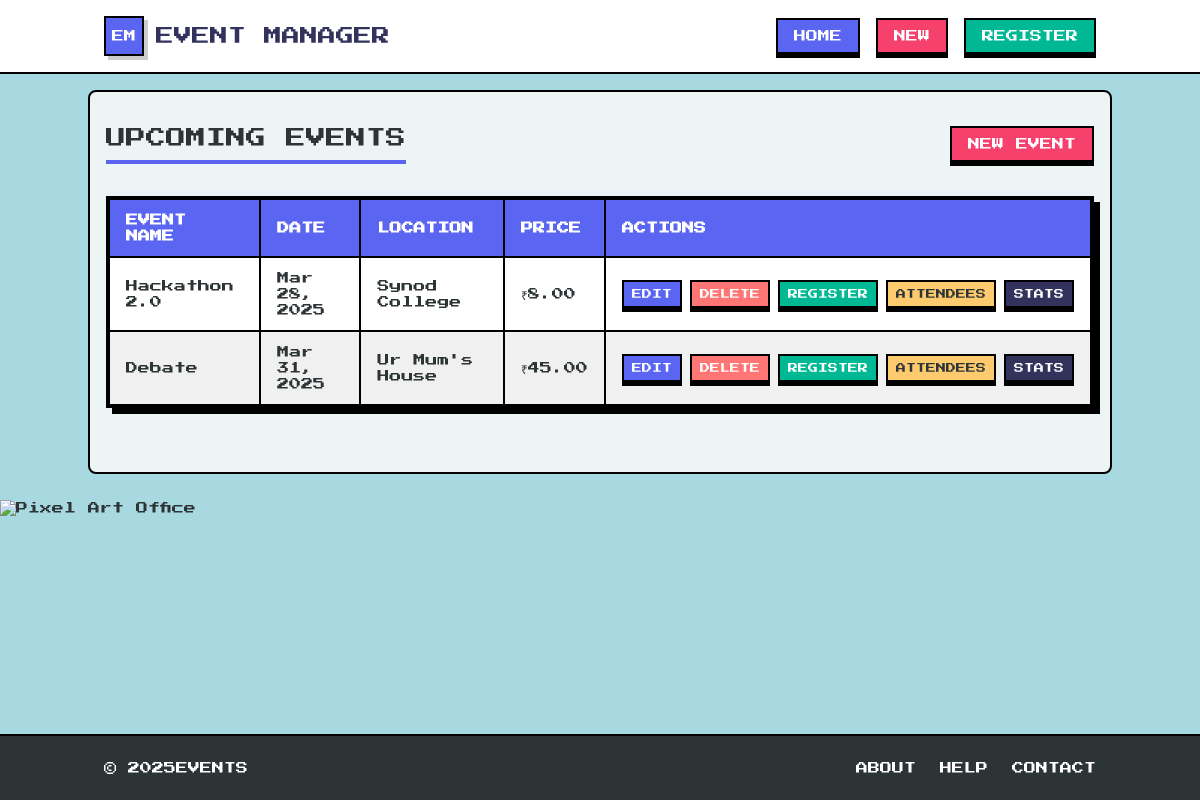
Before: / with the older database file.
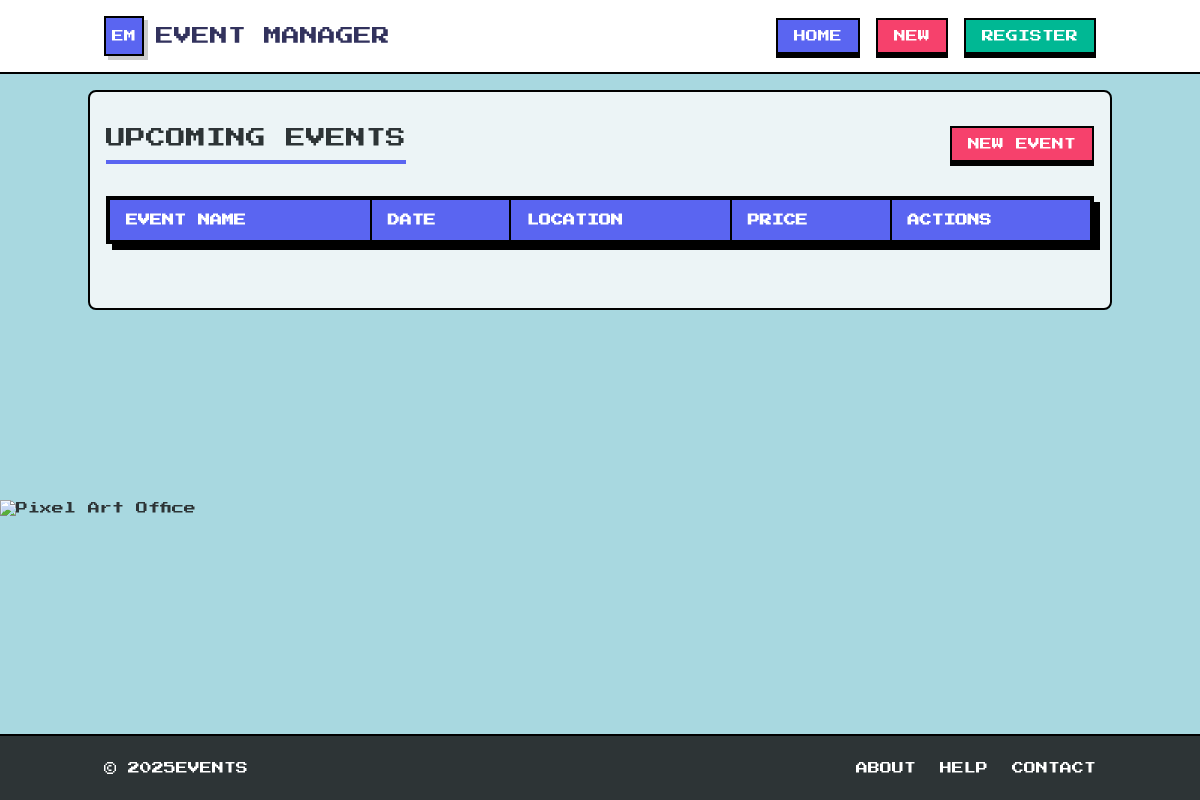
After: the same page with the newer database file.
### tables this page shows
CREATE TABLE `events` (
  `event_id` int(11) NOT NULL,
  `event_name` varchar(255) NOT NULL,
  `event_description` text DEFAULT NULL,
  `event_date` datetime NOT NULL,
  `event_location` varchar(255) NOT NULL,
  `ticket_price` decimal(10,2) NOT NULL,
  `created_at` timestamp NOT NULL DEFAULT current_timestamp()
);

### index.php (the view)
<?php
include 'includes/header.php';
include 'db.php';
$events = $conn->query("SELECT * FROM events")->fetchAll(PDO::FETCH_ASSOC);
?>
<div class="mb-8 flex justify-between items-center">
    <h2 class="text-xl text-dark border-b-4 border-primary pb-2">UPCOMING EVENTS</h2>
    <a href="create_event.php" class="pixel-button bg-accent text-white px-4 py-2 border-2 border-black">
        NEW EVENT
    </a>
</div>
<div class="pixel-card animate-pixel mb-8">
    <div class="overflow-x-auto">
        <table class="w-full pixel-table">
            <thead>
                <tr>
                    <th class="px-4 py-3 text-left">EVENT NAME</th>
                    <th class="px-4 py-3 text-left">DATE</th>
                    <th class="px-4 py-3 text-left">LOCATION</th>
                    <th class="px-4 py-3 text-left">PRICE</th>
                    <th class="px-4 py-3 text-left">ACTIONS</th>
                </tr>
            </thead>
            <tbody>
                <?php foreach ($events as $event): ?>
                    <tr>
                        <td class="px-4 py-3"><?= $event['event_name'] ?></td>
                        <td class="px-4 py-3"><?= date('M j, Y', strtotime($event['event_date'])) ?></td>
                        <td class="px-4 py-3"><?= $event['event_location'] ?></td>
                        <td class="px-4 py-3">₹<?= number_format($event['ticket_price'], 2) ?></td>
                        <td class="px-4 py-3">
                            <div class="flex space-x-2">
                                <a href="edit_event.php?event_id=<?= $event['event_id'] ?>" class="pixel-button bg-primary text-white px-2 py-1 border-2 border-black text-[10px]">
                                    EDIT
                                </a>
                                <a href="delete_event.php?event_id=<?= $event['event_id'] ?>" class="pixel-button bg-danger text-white px-2 py-1 border-2 border-black text-[10px]" onclick="return confirm('Are you sure you want to delete this event?')">
                                    DELETE
                                </a>
                                <a href="register_attendee.php?event_id=<?= $event['event_id'] ?>" class="pixel-button bg-success text-white px-2 py-1 border-2 border-black text-[10px]">
                                    REGISTER
                                </a>
                                <a href="view_attendees.php?event_id=<?= $event['event_id'] ?>" class="pixel-button bg-warning text-dark px-2 py-1 border-2 border-black text-[10px]">
                                    ATTENDEES
                                </a>
                                <a href="event_analytics.php?event_id=<?= $event['event_id'] ?>" class="pixel-button bg-secondary text-white px-2 py-1 border-2 border-black text-[10px]">
                                    STATS
                                </a>
                            </div>
                        </td>
                    </tr>
                <?php endforeach; ?>
            </tbody>
        </table>
    </div>
</div>
<?php include 'includes/footer.php'; ?>

### includes/header.php (shortened to what this page needs)
<!DOCTYPE html>
<html lang="en">
<head>
    <script src="https://cdn.tailwindcss.com"></script>
</head>
<body class="min-h-screen flex flex-col text-dark font-pixel text-xs">
    <div class="bg-gif-container">
        <img src="https://hebbkx1anhila5yf.public.blob.vercel-storage.com/working-AQDNRVXYmPUpxM9ZswHiR7UV9H9Hop.gif" alt="Pixel Art Office" class="bg-gif">
    </div>
    <header class="bg-white border-b-2 border-black sticky top-0 z-10">
        <div class="container mx-auto px-4 py-4">
            <div class="flex flex-col md:flex-row md:items-center md:justify-between">
                <div class="flex items-center mb-4 md:mb-0">
                    <div class="w-10 h-10 bg-primary border-2 border-black flex items-center justify-center mr-3 shadow-pixel">
                        <span class="text-white text-xs">EM</span>
                    </div>
                    <h1 class="text-lg text-secondary">EVENT MANAGER</h1>
                </div>
                <nav class="flex gap-4">
                    <a href="index.php" class="pixel-button bg-primary text-white px-4 py-2 border-2 border-black">
                        HOME
                    </a>
                    <a href="create_event.php" class="pixel-button bg-accent text-white px-4 py-2 border-2 border-black">
                        NEW
                    </a>
                    <a href="register_attendee.php" class="pixel-button bg-success text-white px-4 py-2 border-2 border-black">
                        REGISTER
                    </a>
                </nav>
            </div>
        </div>
    </header>
    <div class="content-container">
        <main class="flex-1 container mx-auto px-4 py-8">

### includes/footer.php
</main>
    </div>
    <footer class="bg-dark text-white py-6 mt-auto border-t-2 border-black relative z-10">
        <div class="container mx-auto px-4">
            <div class="flex flex-col md:flex-row justify-between items-center">
                <div class="mb-4 md:mb-0">
                    <p class="text-xs">&copy; <?= date('Y') ?>EVENTS</p>
                </div>
                <div class="flex space-x-6">
                    <a href="#" class="text-white hover:text-warning transition-colors duration-200">
                        ABOUT
                    </a>
                    <a href="#" class="text-white hover:text-warning transition-colors duration-200">
                        HELP
                    </a>
                    <a href="#" class="text-white hover:text-warning transition-colors duration-200">
                        CONTACT
                    </a>
                </div>
            </div>
        </div>
    </footer>
</body>
</html>

### includes/header.php (style rules this page uses)
* { image-rendering: pixelated; }
body { background-color: #a8d8e0; position: relative; }
.bg-gif-container { position: fixed; bottom: 0; left: 0; width: 100%; height: 300px; z-index: -1; overflow: hidden; pointer-events: none; }
.bg-gif { width: 100%; height: auto; max-height: 100%; object-fit: contain; object-position: bottom; image-rendering: pixelated; }
.content-container { min-height: calc(100vh - 300px); padding-bottom: 20px; }
.pixel-button { position: relative; display: inline-block; box-shadow: 0 4px 0 0 #000; transition: all 0.1s ease; image-rendering: pixelated; }
.pixel-card { border: 2px solid #000; box-shadow: 6px 6px 0 0 #000; background-color: rgba(255, 255, 255, 0.95); }
.pixel-table th, .pixel-table td { border: 2px solid #000; }
.pixel-table th { background-color: #5a65f1; color: #fff; }
.pixel-table tr:nth-child(odd) { background-color: rgba(255, 255, 255, 0.95); }
.animate-pixel { animation: pixelFadeIn 0.3s steps(5) forwards; }
main { background-color: rgba(248, 249, 250, 0.85); border-radius: 8px; border: 2px solid #000; margin-top: 1rem; margin-bottom: 1rem; }
.pixel-table tr:nth-child(even) { background-color: rgba(240, 240, 240, 0.95); }

Changed rows visible on the page:
removed events: event_name "Hackathon 2.0", event_date "Mar 28, 2025", event_location "Synod College", ticket_price "8.00"
removed events: event_name "Debate", event_date "Mar 31, 2025", event_location "Ur Mum's House", ticket_price "45.00"
